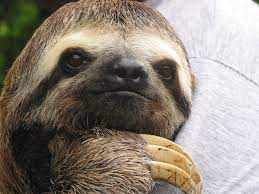
#> input picture namu.jpg, 259 x 194 px
$ python JPG2HEX.py
#> lines starting #> are read from the running program, lines starting #| are printed output that depends on the picture
from PIL import Image
import numpy as np

im = Image.open('./namu.jpg')
#> im is the input picture: PIL image 259x194 RGB; mean R, G, B 142.8, 133.2, 122.9
im_resize = im.resize((160,120))
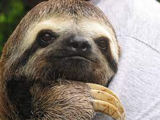
#> im_resize: PIL image 160x120 RGB; mean R, G, B 142.8, 133.2, 122.9

col, row = im_resize.size
#> col = 160; row = 120
im_resize = im_resize.convert('L')
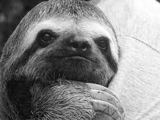
#> im_resize: PIL image 160x120 L; min 7, max 255, mean 134.9
pix = np.array(im_resize)
im_resize.show()
f = open('./namu.hex','wt')

for idy in range(row):
    for idx in range(col) :
        f.write('%0x\n' %(pix[idy][idx]))
f.close()
